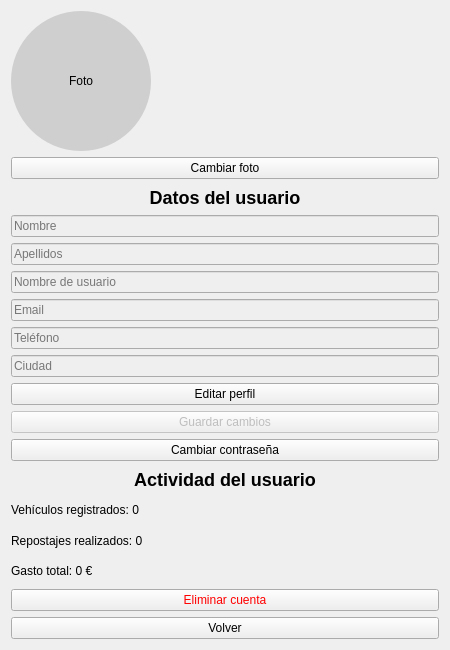
<?xml version="1.0" encoding="UTF-8"?>
<ui version="4.0">
 <class>VentanaPerfilUsuario</class>
 <widget class="QWidget" name="VentanaPerfilUsuario">
  <property name="geometry">
   <rect>
    <x>0</x>
    <y>0</y>
    <width>450</width>
    <height>650</height>
   </rect>
  </property>

  <property name="windowTitle">
   <string>Perfil del Usuario</string>
  </property>

  <layout class="QVBoxLayout" name="verticalLayout">

   <!-- FOTO DE PERFIL -->
   <item>
    <widget class="QLabel" name="labelFoto">
     <property name="minimumSize">
      <size>
       <width>140</width>
       <height>140</height>
      </size>
     </property>
     <property name="maximumSize">
      <size>
       <width>140</width>
       <height>140</height>
      </size>
     </property>
     <property name="alignment">
      <set>Qt::AlignCenter</set>
     </property>
     <property name="styleSheet">
      <string notr="true">
       border-radius: 70px;
       background-color: #cfcfcf;
      </string>
     </property>
     <property name="text">
      <string>Foto</string>
     </property>
    </widget>
   </item>

   <item>
    <widget class="QPushButton" name="botonCambiarFoto">
     <property name="text">
      <string>Cambiar foto</string>
     </property>
    </widget>
   </item>

   <item>
    <widget class="QLabel" name="labelTituloDatos">
     <property name="text">
      <string>Datos del usuario</string>
     </property>
     <property name="alignment">
      <set>Qt::AlignCenter</set>
     </property>
     <property name="styleSheet">
      <string notr="true">font-size: 18px; font-weight: bold;</string>
     </property>
    </widget>
   </item>

   <!-- NOMBRE -->
   <item>
    <widget class="QLineEdit" name="entradaNombre">
     <property name="placeholderText">
      <string>Nombre</string>
     </property>
     <property name="enabled">
      <bool>false</bool>
     </property>
    </widget>
   </item>

   <!-- APELLIDOS -->
   <item>
    <widget class="QLineEdit" name="entradaApellidos">
     <property name="placeholderText">
      <string>Apellidos</string>
     </property>
     <property name="enabled">
      <bool>false</bool>
     </property>
    </widget>
   </item>

   <!-- USERNAME -->
   <item>
    <widget class="QLineEdit" name="entradaUsername">
     <property name="placeholderText">
      <string>Nombre de usuario</string>
     </property>
     <property name="enabled">
      <bool>false</bool>
     </property>
    </widget>
   </item>

   <!-- EMAIL -->
   <item>
    <widget class="QLineEdit" name="entradaEmail">
     <property name="placeholderText">
      <string>Email</string>
     </property>
     <property name="enabled">
      <bool>false</bool>
     </property>
    </widget>
   </item>

   <!-- TELEFONO -->
   <item>
    <widget class="QLineEdit" name="entradaTelefono">
     <property name="placeholderText">
      <string>Teléfono</string>
     </property>
     <property name="enabled">
      <bool>false</bool>
     </property>
    </widget>
   </item>

   <!-- CIUDAD -->
   <item>
    <widget class="QLineEdit" name="entradaCiudad">
     <property name="placeholderText">
      <string>Ciudad</string>
     </property>
     <property name="enabled">
      <bool>false</bool>
     </property>
    </widget>
   </item>

   <item>
    <widget class="QPushButton" name="botonEditar">
     <property name="text">
      <string>Editar perfil</string>
     </property>
    </widget>
   </item>

   <item>
    <widget class="QPushButton" name="botonGuardarCambios">
     <property name="text">
      <string>Guardar cambios</string>
     </property>
     <property name="enabled">
      <bool>false</bool>
     </property>
    </widget>
   </item>

   <item>
    <widget class="QPushButton" name="botonCambiarPassword">
     <property name="text">
      <string>Cambiar contraseña</string>
     </property>
    </widget>
   </item>

   <!-- ESTADÍSTICAS -->
   <item>
    <widget class="QLabel" name="labelTituloStats">
     <property name="text">
      <string>Actividad del usuario</string>
     </property>
     <property name="alignment">
      <set>Qt::AlignCenter</set>
     </property>
     <property name="styleSheet">
      <string notr="true">font-size: 18px; font-weight: bold;</string>
     </property>
    </widget>
   </item>

   <item>
    <widget class="QLabel" name="labelStatsVehiculos">
     <property name="text">
      <string>Vehículos registrados: 0</string>
     </property>
    </widget>
   </item>

   <item>
    <widget class="QLabel" name="labelStatsRepostajes">
     <property name="text">
      <string>Repostajes realizados: 0</string>
     </property>
    </widget>
   </item>

   <item>
    <widget class="QLabel" name="labelStatsGasto">
     <property name="text">
      <string>Gasto total: 0 €</string>
     </property>
    </widget>
   </item>

   <!-- BOTONES FINALES -->
   <item>
    <widget class="QPushButton" name="botonEliminarCuenta">
     <property name="text">
      <string>Eliminar cuenta</string>
     </property>
     <property name="styleSheet">
      <string notr="true">color: red;</string>
     </property>
    </widget>
   </item>

   <item>
    <widget class="QPushButton" name="botonVolver">
     <property name="text">
      <string>Volver</string>
     </property>
    </widget>
   </item>

  </layout>
 </widget>
 <resources/>
 <connections/>
</ui>
